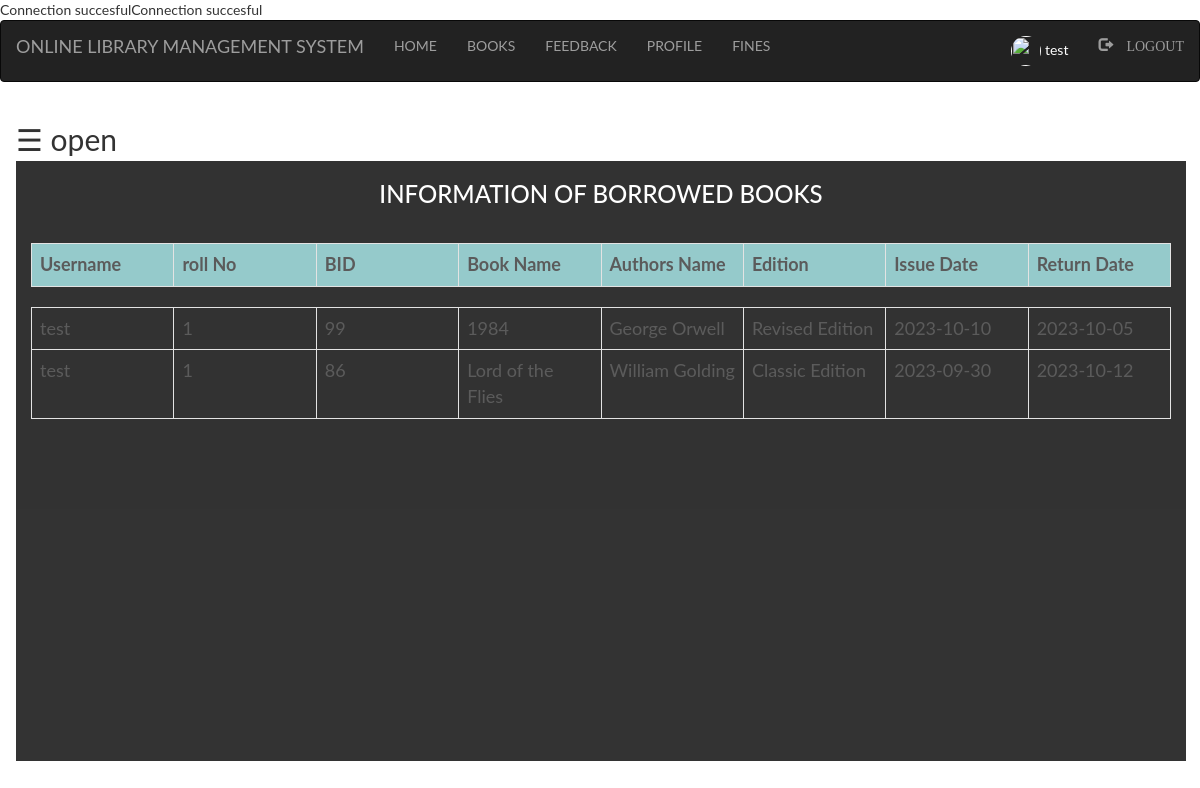
Page /student/issue_info.php (signed in) on the committed database.
### tables this page shows
CREATE TABLE `student` (
  `id` int(100) NOT NULL,
  `first` varchar(100) NOT NULL,
  `last` varchar(100) NOT NULL,
  `username` varchar(100) NOT NULL,
  `password` varchar(100) NOT NULL,
  `rollno` int(100) NOT NULL,
  `email` varchar(100) NOT NULL,
  `phoneno` int(250) NOT NULL,
  `semester` int(100) NOT NULL,
  `pic` int(250) NOT NULL
);

CREATE TABLE `books` (
  `bid` int(100) NOT NULL,
  `name` varchar(100) NOT NULL,
  `authors` varchar(100) NOT NULL,
  `edition` varchar(100) NOT NULL,
  `status` varchar(100) NOT NULL,
  `quantity` int(100) NOT NULL,
  `department` varchar(100) NOT NULL
);

CREATE TABLE `issue_info` (
  `bid` int(100) NOT NULL,
  `username` varchar(100) NOT NULL,
  `approve` varchar(100) NOT NULL,
  `issue` date NOT NULL,
  `return` date NOT NULL
);

### student/issue_info.php (the view, shortened to what this page needs)
<?php
  include "connection.php";
  include "navbar.php";
?>
<!DOCTYPE html>
<html>
<head>
</head>
<body>
<div id="main">
  <span style="font-size:30px;cursor:pointer" onclick="openNav()">&#9776; open</span>
  <div class="container">
    <h3 style="text-align: center;">INFORMATION OF BORROWED BOOKS</h3><br>
    <?php
      if(isset($_SESSION['login_user']))
      {
        $sql="SELECT student.username,rollno,books.bid,name,authors,edition,issue,issue_info.return FROM student inner join issue_info ON student.username=issue_info.username inner join books ON issue_info.bid=books.bid WHERE issue_info.username ='$_SESSION[login_user]' and issue_info.approve !='' ORDER BY `issue_info`.`return` ASC";
        $res=mysqli_query($db,$sql);
        echo "<table class='table table-bordered' style='width:100%; background-color: white' >";
        echo "<tr style='background-color: #6db6b9e6;'>";
        echo "<th>"; echo "Username";  echo "</th>";
        echo "<th>"; echo "roll No";  echo "</th>";
        echo "<th>"; echo "BID";  echo "</th>";
        echo "<th>"; echo "Book Name";  echo "</th>";
        echo "<th>"; echo "Authors Name";  echo "</th>";
        echo "<th>"; echo "Edition";  echo "</th>";
        echo "<th>"; echo "Issue Date";  echo "</th>";
        echo "<th>"; echo "Return Date";  echo "</th>";
      echo "</tr>";
      echo "</table>";
       echo "<div class='scroll'>";
        echo "<table class='table table-bordered' >";
      while($row=mysqli_fetch_assoc($res))
      {
        echo "<tr>";
          echo "<td>"; echo $row['username']; echo "</td>";
          echo "<td>"; echo $row['rollno']; echo "</td>";
          echo "<td>"; echo $row['bid']; echo "</td>";
          echo "<td>"; echo $row['name']; echo "</td>";
          echo "<td>"; echo $row['authors']; echo "</td>";
          echo "<td>"; echo $row['edition']; echo "</td>";
          echo "<td>"; echo $row['issue']; echo "</td>";
          echo "<td>"; echo $row['return']; echo "</td>";
        echo "</tr>";
      }
    echo "</table>";
        echo "</div>";
      }
      else
      {
        ?>
          <h3 style="text-align: center;">Login to see information of Borrowed Books</h3>
        <?php
      }
    ?>
  </div>
</div>
</body>
</html>

### student/style.css (style rules this page uses)
html, body, div, span, object, iframe, h1, h2, h3, h4, h5, h6, p, blockquote, pre, abbr, address, cite, code, del, dfn, em, img, ins, kbd, q, samp, small, strong, sub, sup, var, b, i, dl, dt, dd, ol, ul, li, fieldset, form, label, legend, table, caption, tbody, tfoot, thead, tr, th, td, article, aside, canvas, details, figcaption, figure, footer, header, hgroup, menu, nav, section, summary, time, mark, audio, video { margin:0; padding:0; border:0; outline:0; font-size:100%; vertical-align:baseline; background:transparent; }
body { line-height:1; }
table { border-collapse:collapse; border-spacing:0; }

### student/issue_info.php (style rules this page uses)
body { background-image: url("images/2.jpg"); background-repeat: no-repeat; font-family: "Lato", sans-serif; transition: background-color .5s; }
#main { transition: margin-left .5s; padding: 16px; }
.container { height: 600px; background-color: black; opacity: .8; color: white; font-size: 18px; text-align: center; }
.scroll { width: 100%; height: 500px; overflow: auto; }
th,td { width: 10%; }

### rows in the picture
student: username "test", rollno "1", books.bid "99", books.name "1984", books.authors "George Orwell", books.edition "Revised Edition", issue_info.issue "2023-10-10", issue_info.return "2023-10-05", books.bid "86", books.name "Lord of the Flies", books.authors "William Golding", books.edition "Classic Edition", issue_info.issue "2023-09-30", issue_info.return "2023-10-12"

### other values in the picture
$_SESSION['login_user'] "test"
